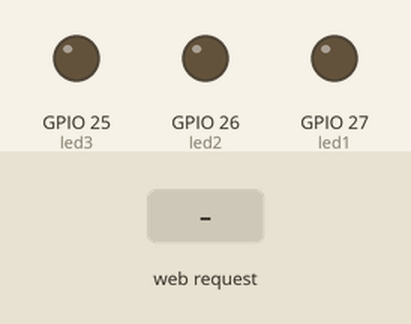
This sketch was run on a simulated ESP32. On the bench: output pins drawn as LEDs (lit = HIGH). Inputs (shaded band) come from the test bench. WiFi joins after 1.5 s; servers stay silent unless stated; what the sketch prints to the serial monitor is not drawn.

Above: at 2.7 s.
2.8 s: HTTP request GET /blink received
At 3.2 s:
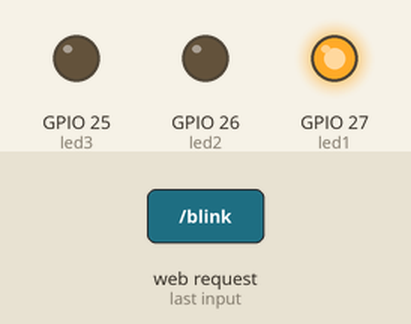
5.8 s: HTTP request GET /on received
At 6.7 s:
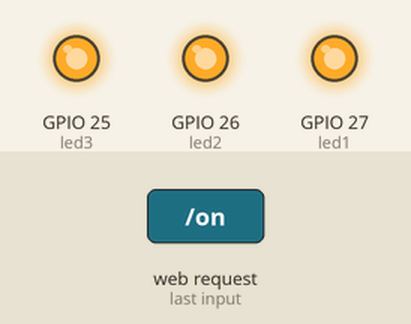
7.3 s: HTTP request GET /blink received
At 8.3 s:
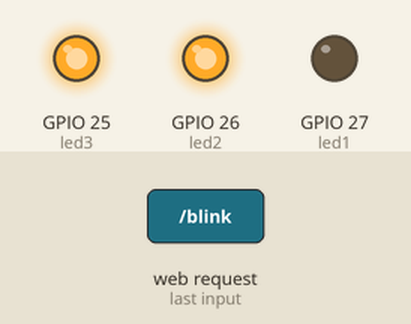
Timing chart, 0 to 11.3 s (numbered marks = the images above; inputs shaded):
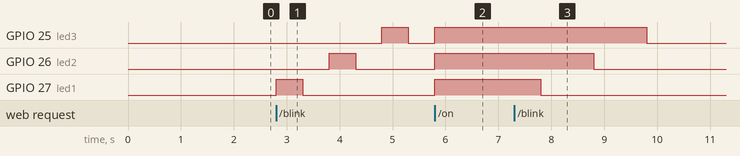

The sketch:

esp32_webserver_led_controll.ino
```cpp
#include <WiFi.h>
#include <WebServer.h>

const char* ssid = "SSID";
const char* password = "PASS";

const int led1 = 27;
const int led2 = 26;
const int led3 = 25;

WebServer server(80);

void rootPage() {
  String page =
  "<h1>ESP32 led control</h1>"
  "<a href='/on'><button>LED ON</button></a>"
  "<a href='/off'><button>LED OFF</button></a>"
  "<a href='/blink'><button>LED BLINK</button><a/>";

  server.send(200, "text/html", page);
}

void ledOn() {
  digitalWrite(led1, HIGH);
  digitalWrite(led2, HIGH);
  digitalWrite(led3, HIGH);
  server.sendHeader("Location", "/");
  server.send(303);
}

void ledOff() {
  digitalWrite(led1, LOW);
  digitalWrite(led2, LOW);
  digitalWrite(led3, LOW);
  server.sendHeader("Location", "/");
  server.send(303);
}

void ledBlink() {
  digitalWrite(led1, HIGH);
  delay(500);
  digitalWrite(led1, LOW);
  delay(500);
  digitalWrite(led2, HIGH);
  delay(500);
  digitalWrite(led2, LOW);
  delay(500);
  digitalWrite(led3, HIGH);
  delay(500);
  digitalWrite(led3, LOW);
  delay(500);
  server.sendHeader("Location", "/blink");
  server.send(303);
}

void setup() {
  Serial.begin(115200);
  pinMode(led1, OUTPUT);
  pinMode(led2, OUTPUT);
  pinMode(led3, OUTPUT);

  WiFi.begin(ssid, password);
  while(WiFi.status() != WL_CONNECTED) {
    Serial.print(".");
    delay(500);
  }

  Serial.println(WiFi.localIP());

  server.on("/", rootPage);
  server.on("/on", ledOn);
  server.on("/off", ledOff);
  server.on("/blink", ledBlink);
  server.begin();
}

void loop() {
  server.handleClient();
}
```

Measured:
- after the input at 2.8 s, GPIO 25 (led3): LOW → HIGH after 2.0 s, → LOW 0.50 s later; GPIO 26 (led2): LOW → HIGH after 1.0 s, → LOW 0.50 s later; GPIO 27 (led1): LOW → HIGH at once, → LOW 0.50 s later
- after the input at 5.8 s, GPIO 25 (led3), GPIO 26 (led2), GPIO 27 (led1): LOW → HIGH at once
- after the input at 7.3 s, GPIO 25 (led3): HIGH → LOW after 2.5 s; GPIO 26 (led2): HIGH → LOW after 1.5 s; GPIO 27 (led1): HIGH → LOW after 0.50 s
